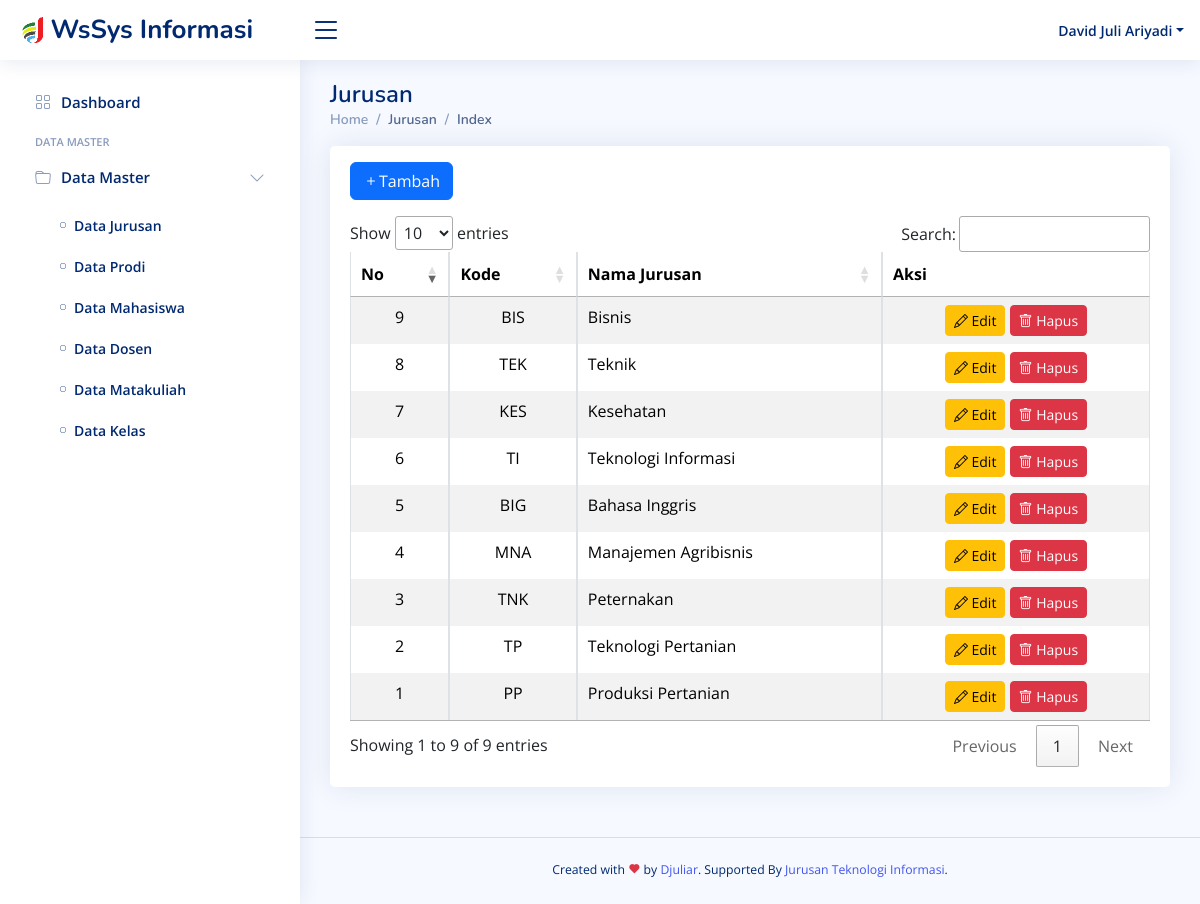
Before: /public/backend/dashboard.php?page=jurusan (signed in) with the older database file.
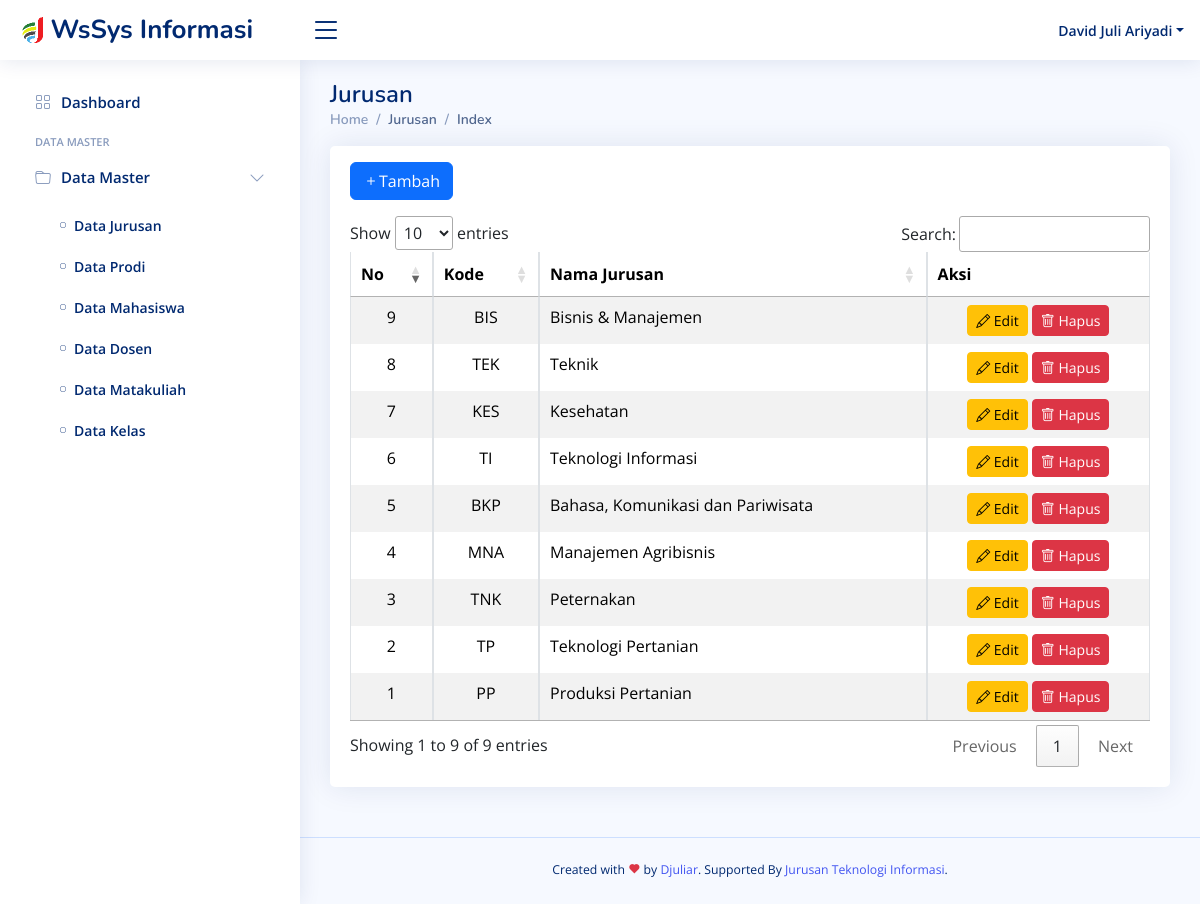
After: the same page with the newer database file.
### tables this page shows
CREATE TABLE `jurusan` (
  `id` int(11) NOT NULL,
  `kode_jurusan` varchar(10) NOT NULL,
  `nama_jurusan` varchar(100) NOT NULL,
  `created_at` timestamp NULL DEFAULT CURRENT_TIMESTAMP,
  `updated_at` timestamp NULL DEFAULT CURRENT_TIMESTAMP ON UPDATE CURRENT_TIMESTAMP
);

### classes/Jurusan.php (called while the page is built, shortened)
<?php
class Jurusan {
    private $conn;
    private $table = "jurusan";
    public function __construct($db) {
        $this->conn = $db;
    }
    public function getAll() {
        return $this->conn->query("SELECT * FROM $this->table");
    }
}
?>

### public/backend/contents/jurusan/index.php (the view, shortened to what this page needs)
<section class="section dashboard">
    <div class="row">
        <div class="col-lg-12">
            <?php
                require_once $_SERVER['DOCUMENT_ROOT'] . '/config/Database.php';
                require_once $_SERVER['DOCUMENT_ROOT'] . '/classes/Jurusan.php';
                $db = new Database();
                $conn = $db->getConnection();
                $jurusan = new Jurusan($conn);
                $result = $jurusan->getAll();
            ?>
            <div class="card overflow-auto">
                <div class="card-body">
                    <a href="dashboard.php?page=jurusan&action=create" class="btn btn-primary my-3"><i class="bi bi-plus"></i>Tambah</a>
                    <table id="tableJurusan" width="100%" border="0" class="table table-bordered table-striped table-hover">
                        <thead>
                            <tr>
                                <th>No</th>
                                <th>Kode</th>
                                <th>Nama Jurusan</th>
                                <th>Aksi</th>
                            </tr>
                        </thead>
                        <tbody>
                            <?php while($row=$result->fetch_assoc()): ?>
                            <tr>
                                <td><?= $row['id'] ?></td>
                                <td><?= $row['kode_jurusan'] ?></td>
                                <td><?= $row['nama_jurusan'] ?></td>
                                <td>
                                    <a href="dashboard.php?page=jurusan&action=edit&id=<?= $row['id'] ?>" class="btn btn-sm btn-warning btn-edit"><i class="bi bi-pencil"></i> Edit</a>
                                    <button data-id="<?= $row['id'] ?>" class="btn btn-sm btn-danger btn-delete"><i class="bi bi-trash"></i> Hapus</button>
                                </td>
                            </tr>
                            <?php endwhile; ?>
                        </tbody>
                    </table>
                </div>
            </div>
        </div>
    </div>
</section>

Changed rows visible on the page:
changed jurusan id 5: kode_jurusan "BIG" → "BKP"; nama_jurusan "Bahasa Inggris" → "Bahasa, Komunikasi dan Pariwisata"
changed jurusan "BIS": nama_jurusan "Bisnis" → "Bisnis & Manajemen"
